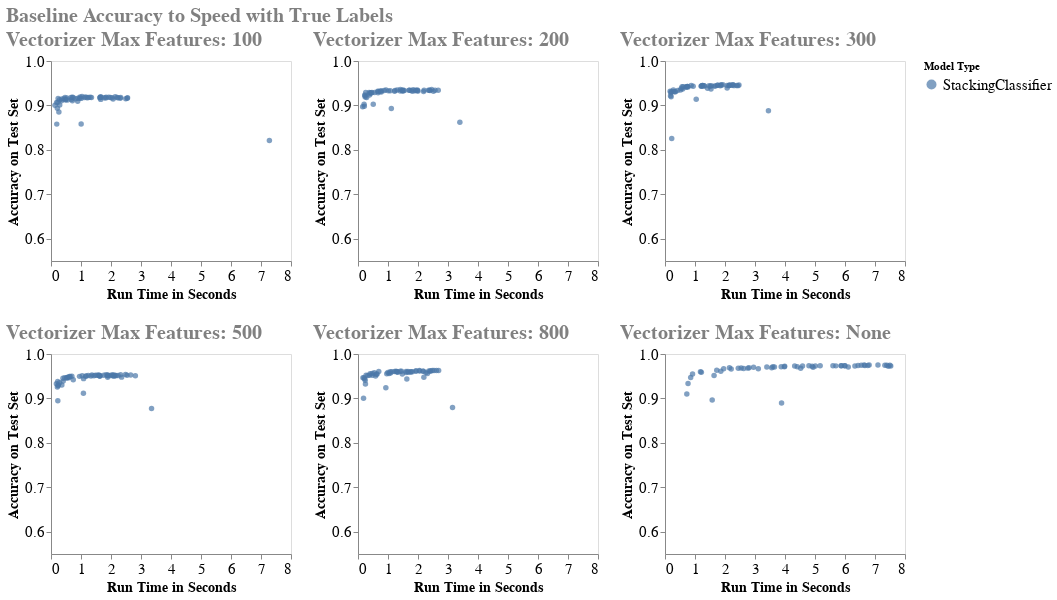

This figure's notebook cell:
### Code cell
chrts = []
chart_upper_limit = 8
for tmf in tfidf_max_features:
    if tmf is None:
        chrts.append(chart_accuracy_speed_scatter(df_results.loc[(df_results['vectorizer_num_features'].isna()) & (df_results['model_type']=='StackingClassifier')], 
        tmf, chart_upper_limit, lower_bound))
    else:
        chrts.append(chart_accuracy_speed_scatter(df_results.loc[(df_results['vectorizer_num_features']==tmf) & (df_results['model_type']=='StackingClassifier')], 
        tmf, chart_upper_limit, lower_bound))
row_chrt1 = alt.hconcat(chrts[0] | chrts [1] | chrts [2])
row_chrt2 = alt.hconcat(chrts[3] | chrts [4] | chrts [5])
super_chrt_speed_accuracy = alt.vconcat(row_chrt1, row_chrt2).properties(
    title='Baseline Accuracy to Speed with True Labels'
).configure_title(
    fontSize=20,
    anchor='start',
    color='gray'
).configure_axis(
    labelFontSize=15,
    titleFontSize=16
).configure_legend(
    labelFontSize=15
)
super_chrt_speed_accuracy.save('super_chrt_speed_accuracy_harder_target_stacking.html')
super_chrt_speed_accuracy
